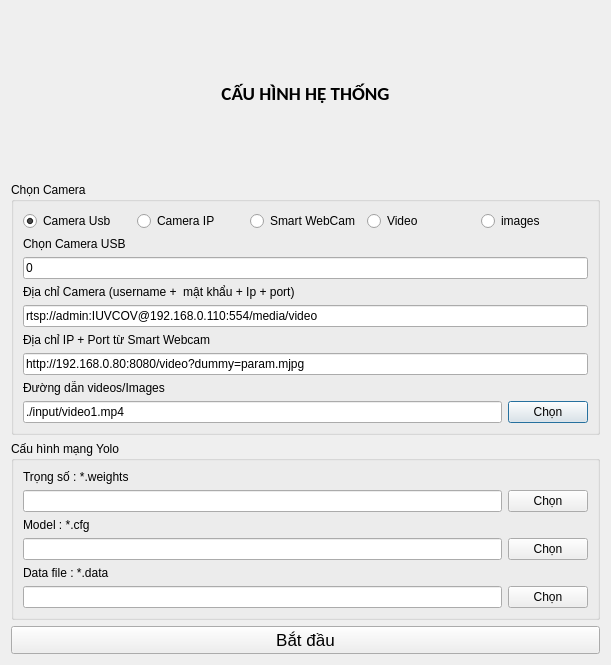
<?xml version="1.0" encoding="UTF-8"?>
<ui version="4.0">
 <class>Dialog</class>
 <widget class="QDialog" name="Dialog">
  <property name="geometry">
   <rect>
    <x>0</x>
    <y>0</y>
    <width>611</width>
    <height>665</height>
   </rect>
  </property>
  <property name="maximumSize">
   <size>
    <width>800</width>
    <height>680</height>
   </size>
  </property>
  <property name="windowTitle">
   <string>Cấu hình nhận diện</string>
  </property>
  <property name="windowIcon">
   <iconset>
    <normaloff>:/icon/icon.png</normaloff>:/icon/icon.png</iconset>
  </property>
  <layout class="QVBoxLayout" name="verticalLayout_4">
   <item>
    <layout class="QHBoxLayout" name="horizontalLayout">
     <item>
      <widget class="QLabel" name="filelabel">
       <property name="font">
        <font>
         <family>Calibri</family>
         <pointsize>14</pointsize>
         <weight>75</weight>
         <bold>true</bold>
        </font>
       </property>
       <property name="layoutDirection">
        <enum>Qt::LeftToRight</enum>
       </property>
       <property name="text">
        <string>CẤU HÌNH HỆ THỐNG</string>
       </property>
       <property name="alignment">
        <set>Qt::AlignCenter</set>
       </property>
      </widget>
     </item>
    </layout>
   </item>
   <item>
    <widget class="QGroupBox" name="groupBox">
     <property name="title">
      <string>Chọn Camera</string>
     </property>
     <layout class="QVBoxLayout" name="verticalLayout_2">
      <item>
       <layout class="QHBoxLayout" name="horizontalLayout_2">
        <item>
         <widget class="QRadioButton" name="rdbtnCamUSb">
          <property name="text">
           <string>Camera Usb</string>
          </property>
          <property name="checked">
           <bool>true</bool>
          </property>
         </widget>
        </item>
        <item>
         <widget class="QRadioButton" name="rdbCamIP">
          <property name="text">
           <string>Camera IP</string>
          </property>
         </widget>
        </item>
        <item>
         <widget class="QRadioButton" name="rdbSmartWebCam">
          <property name="text">
           <string>Smart WebCam</string>
          </property>
         </widget>
        </item>
        <item>
         <widget class="QRadioButton" name="rdbVideo">
          <property name="text">
           <string>Video</string>
          </property>
         </widget>
        </item>
        <item>
         <widget class="QRadioButton" name="rdbImages">
          <property name="text">
           <string>images</string>
          </property>
         </widget>
        </item>
       </layout>
      </item>
      <item>
       <widget class="QLabel" name="label">
        <property name="text">
         <string>Chọn Camera USB</string>
        </property>
       </widget>
      </item>
      <item>
       <widget class="QLineEdit" name="edtCameraUsb">
        <property name="enabled">
         <bool>true</bool>
        </property>
        <property name="text">
         <string>0</string>
        </property>
       </widget>
      </item>
      <item>
       <widget class="QLabel" name="label_2">
        <property name="text">
         <string>Địa chỉ Camera (username +  mật khẩu + Ip + port)</string>
        </property>
       </widget>
      </item>
      <item>
       <widget class="QLineEdit" name="edtAddCamera">
        <property name="text">
         <string>rtsp://admin:IUVCOV@192.168.0.110:554/media/video</string>
        </property>
       </widget>
      </item>
      <item>
       <widget class="QLabel" name="label_3">
        <property name="text">
         <string>Địa chỉ IP + Port từ Smart Webcam</string>
        </property>
       </widget>
      </item>
      <item>
       <widget class="QLineEdit" name="edtSmartWebcam">
        <property name="text">
         <string>http://192.168.0.80:8080/video?dummy=param.mjpg</string>
        </property>
       </widget>
      </item>
      <item>
       <widget class="QLabel" name="label_4">
        <property name="text">
         <string>Đường dẫn videos/Images</string>
        </property>
       </widget>
      </item>
      <item>
       <layout class="QHBoxLayout" name="horizontalLayout_3">
        <item>
         <widget class="QLineEdit" name="edtVideo">
          <property name="text">
           <string>./input/video1.mp4</string>
          </property>
         </widget>
        </item>
        <item>
         <widget class="QPushButton" name="btnChoose">
          <property name="text">
           <string>Chọn</string>
          </property>
         </widget>
        </item>
       </layout>
      </item>
     </layout>
    </widget>
   </item>
   <item>
    <widget class="QGroupBox" name="groupBox_2">
     <property name="title">
      <string>Cấu hình mạng Yolo</string>
     </property>
     <layout class="QVBoxLayout" name="verticalLayout_3">
      <item>
       <widget class="QLabel" name="label_5">
        <property name="text">
         <string>Trọng số : *.weights</string>
        </property>
       </widget>
      </item>
      <item>
       <layout class="QHBoxLayout" name="horizontalLayout_4">
        <item>
         <widget class="QLineEdit" name="edtWeight">
          <property name="text">
           <string/>
          </property>
         </widget>
        </item>
        <item>
         <widget class="QPushButton" name="btnChooseWeight">
          <property name="text">
           <string>Chọn</string>
          </property>
         </widget>
        </item>
       </layout>
      </item>
      <item>
       <widget class="QLabel" name="label_6">
        <property name="text">
         <string>Model : *.cfg</string>
        </property>
       </widget>
      </item>
      <item>
       <layout class="QHBoxLayout" name="horizontalLayout_5">
        <item>
         <widget class="QLineEdit" name="edtCfg">
          <property name="text">
           <string/>
          </property>
         </widget>
        </item>
        <item>
         <widget class="QPushButton" name="btnChooseCfg">
          <property name="text">
           <string>Chọn</string>
          </property>
         </widget>
        </item>
       </layout>
      </item>
      <item>
       <widget class="QLabel" name="label_7">
        <property name="text">
         <string>Data file : *.data</string>
        </property>
       </widget>
      </item>
      <item>
       <layout class="QHBoxLayout" name="horizontalLayout_6">
        <item>
         <widget class="QLineEdit" name="edtDataCfg">
          <property name="text">
           <string/>
          </property>
         </widget>
        </item>
        <item>
         <widget class="QPushButton" name="btnChooseData">
          <property name="text">
           <string>Chọn</string>
          </property>
         </widget>
        </item>
       </layout>
      </item>
     </layout>
    </widget>
   </item>
   <item>
    <layout class="QVBoxLayout" name="verticalLayout">
     <item>
      <widget class="QPushButton" name="runButton">
       <property name="font">
        <font>
         <family>Arial</family>
         <pointsize>13</pointsize>
        </font>
       </property>
       <property name="text">
        <string>Bắt đầu</string>
       </property>
      </widget>
     </item>
    </layout>
   </item>
  </layout>
 </widget>
 <resources/>
 <connections/>
</ui>
